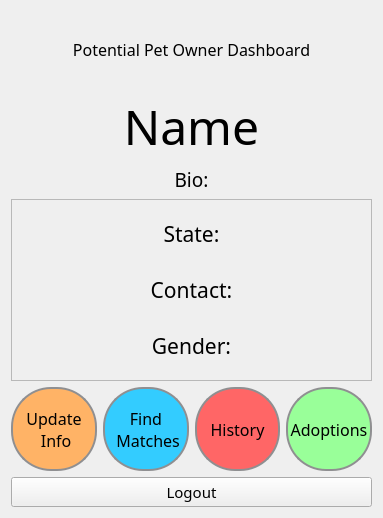
<?xml version="1.0" encoding="UTF-8"?>
<ui version="4.0">
 <class>Petowner</class>
 <widget class="QWidget" name="Petowner">
  <property name="geometry">
   <rect>
    <x>0</x>
    <y>0</y>
    <width>383</width>
    <height>518</height>
   </rect>
  </property>
  <property name="windowTitle">
   <string>Form</string>
  </property>
  <layout class="QGridLayout" name="gridLayout">
   <item row="0" column="0">
    <layout class="QVBoxLayout" name="verticalLayout_4">
     <item>
      <widget class="QLabel" name="label_6">
       <property name="minimumSize">
        <size>
         <width>159</width>
         <height>0</height>
        </size>
       </property>
       <property name="font">
        <font>
         <family>Manjari</family>
         <pointsize>12</pointsize>
        </font>
       </property>
       <property name="text">
        <string>Potential Pet Owner Dashboard</string>
       </property>
       <property name="alignment">
        <set>Qt::AlignCenter</set>
       </property>
      </widget>
     </item>
     <item>
      <layout class="QVBoxLayout" name="verticalLayout_3">
       <item>
        <widget class="QLabel" name="name">
         <property name="minimumSize">
          <size>
           <width>157</width>
           <height>0</height>
          </size>
         </property>
         <property name="font">
          <font>
           <family>Manjari</family>
           <pointsize>36</pointsize>
          </font>
         </property>
         <property name="text">
          <string>Name</string>
         </property>
         <property name="alignment">
          <set>Qt::AlignCenter</set>
         </property>
        </widget>
       </item>
       <item>
        <widget class="QLabel" name="bio">
         <property name="minimumSize">
          <size>
           <width>157</width>
           <height>0</height>
          </size>
         </property>
         <property name="font">
          <font>
           <family>Manjari</family>
           <pointsize>14</pointsize>
          </font>
         </property>
         <property name="text">
          <string>Bio:</string>
         </property>
         <property name="alignment">
          <set>Qt::AlignCenter</set>
         </property>
        </widget>
       </item>
      </layout>
     </item>
    </layout>
   </item>
   <item row="1" column="0">
    <widget class="QFrame" name="frame">
     <property name="font">
      <font>
       <family>Manjari</family>
       <pointsize>22</pointsize>
       <weight>75</weight>
       <bold>true</bold>
      </font>
     </property>
     <property name="frameShape">
      <enum>QFrame::StyledPanel</enum>
     </property>
     <property name="frameShadow">
      <enum>QFrame::Sunken</enum>
     </property>
     <property name="lineWidth">
      <number>100</number>
     </property>
     <layout class="QVBoxLayout" name="verticalLayout_2">
      <item>
       <layout class="QVBoxLayout" name="verticalLayout">
        <item>
         <widget class="QLabel" name="state">
          <property name="font">
           <font>
            <family>Manjari</family>
            <pointsize>16</pointsize>
            <weight>50</weight>
            <bold>false</bold>
           </font>
          </property>
          <property name="text">
           <string>State:</string>
          </property>
          <property name="alignment">
           <set>Qt::AlignCenter</set>
          </property>
         </widget>
        </item>
        <item>
         <widget class="QLabel" name="contact">
          <property name="font">
           <font>
            <family>Manjari</family>
            <pointsize>16</pointsize>
            <weight>50</weight>
            <bold>false</bold>
           </font>
          </property>
          <property name="text">
           <string>Contact:</string>
          </property>
          <property name="alignment">
           <set>Qt::AlignCenter</set>
          </property>
         </widget>
        </item>
        <item>
         <widget class="QLabel" name="gender">
          <property name="font">
           <font>
            <family>Manjari</family>
            <pointsize>16</pointsize>
            <weight>50</weight>
            <bold>false</bold>
           </font>
          </property>
          <property name="text">
           <string>Gender:</string>
          </property>
          <property name="alignment">
           <set>Qt::AlignCenter</set>
          </property>
         </widget>
        </item>
       </layout>
      </item>
     </layout>
    </widget>
   </item>
   <item row="2" column="0">
    <layout class="QVBoxLayout" name="verticalLayout_5">
     <item>
      <layout class="QHBoxLayout" name="horizontalLayout">
       <item>
        <widget class="QPushButton" name="update_info">
         <property name="font">
          <font>
           <family>Manjari</family>
           <pointsize>12</pointsize>
          </font>
         </property>
         <property name="styleSheet">
          <string notr="true">QPushButton {
    border: 2px solid #8f8f91;
    border-radius: 40px;
    background-color: #ffb366;
    min-width: 80px;
	min-height: 80px;
}</string>
         </property>
         <property name="text">
          <string>Update
 Info</string>
         </property>
        </widget>
       </item>
       <item>
        <widget class="QPushButton" name="find_matches">
         <property name="font">
          <font>
           <family>Manjari</family>
           <pointsize>12</pointsize>
          </font>
         </property>
         <property name="styleSheet">
          <string notr="true">QPushButton {
    border: 2px solid #8f8f91;
    border-radius: 40px;
    background-color: #33ccff;
    min-width: 80px;
	min-height: 80px;
}</string>
         </property>
         <property name="text">
          <string>Find
 Matches</string>
         </property>
        </widget>
       </item>
       <item>
        <widget class="QPushButton" name="history">
         <property name="font">
          <font>
           <family>Manjari</family>
           <pointsize>12</pointsize>
          </font>
         </property>
         <property name="styleSheet">
          <string notr="true">QPushButton {
    border: 2px solid #8f8f91;
    border-radius: 40px;
    background-color: #ff6666;
    min-width: 80px;
	min-height: 80px;
}</string>
         </property>
         <property name="text">
          <string>History</string>
         </property>
        </widget>
       </item>
       <item>
        <widget class="QPushButton" name="adoptions">
         <property name="font">
          <font>
           <family>Manjari</family>
           <pointsize>12</pointsize>
          </font>
         </property>
         <property name="styleSheet">
          <string notr="true">QPushButton {
    border: 2px solid #8f8f91;
    border-radius: 40px;
    background-color: #99ff99;
    min-width: 80px;
	min-height: 80px;
}</string>
         </property>
         <property name="text">
          <string>Adoptions</string>
         </property>
        </widget>
       </item>
      </layout>
     </item>
     <item>
      <widget class="QPushButton" name="po_logout">
       <property name="minimumSize">
        <size>
         <width>0</width>
         <height>0</height>
        </size>
       </property>
       <property name="maximumSize">
        <size>
         <width>1600</width>
         <height>16777215</height>
        </size>
       </property>
       <property name="font">
        <font>
         <family>Manjari</family>
         <pointsize>11</pointsize>
        </font>
       </property>
       <property name="layoutDirection">
        <enum>Qt::LeftToRight</enum>
       </property>
       <property name="styleSheet">
        <string notr="true">QPushButton {
	position: center;
}</string>
       </property>
       <property name="text">
        <string>Logout</string>
       </property>
      </widget>
     </item>
    </layout>
   </item>
  </layout>
 </widget>
 <resources/>
 <connections/>
</ui>
